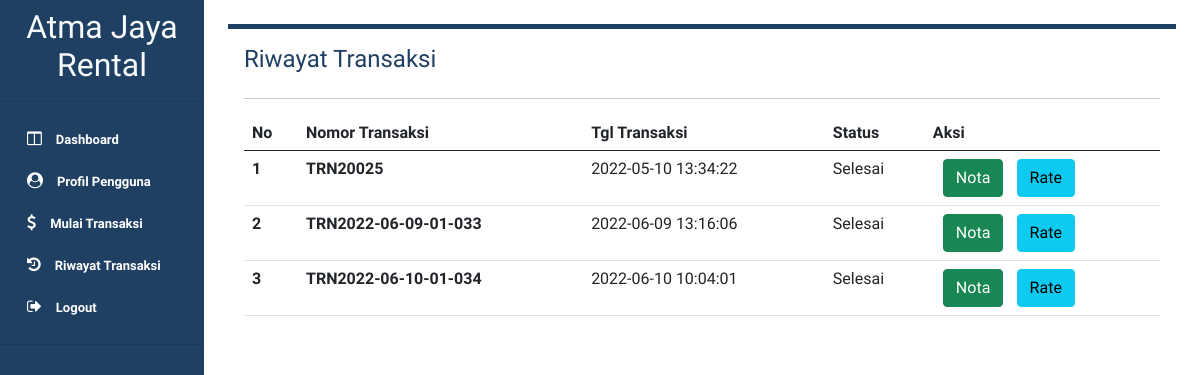
The app's page /page/listRiwayatTransaksiCustomerPage.php (signed in) with its own data.
### tables this page shows
CREATE TABLE `transaksi` (
  `NOMOR_TRANSAKSI` bigint(3) UNSIGNED ZEROFILL NOT NULL,
  `ID_CUSTOMER` bigint(3) UNSIGNED ZEROFILL NOT NULL,
  `ID_DRIVER` bigint(3) UNSIGNED ZEROFILL DEFAULT NULL,
  `ID_PEGAWAI` bigint(16) NOT NULL,
  `ID_PROMO` bigint(16) DEFAULT NULL,
  `ID_MOBIL` bigint(16) NOT NULL,
  `FORMAT_NOMOR_TRANSAKSI` varchar(40) DEFAULT NULL,
  `TANGGAL_TRANSAKSI` timestamp NULL DEFAULT NULL,
  `JENIS_TRANSAKSI` tinyint(1) DEFAULT NULL,
  `STATUS_TRANSAKSI` varchar(150) DEFAULT 'Menunggu Verifikasi Dari Customer Service',
  `TANGGAL_WAKTU_MULAI_SEWA` timestamp NULL DEFAULT NULL,
  `TANGGAL_WAKTU_SELESAI_SEWA` timestamp NULL DEFAULT NULL,
  `TANGGAL_WAKTU_PENGEMBALIAN` timestamp NULL DEFAULT NULL,
  `METODE_PEMBAYARAN` tinyint(1) DEFAULT NULL,
  `RATING_DRIVER` float DEFAULT NULL,
  `KOMENTAR_DRIVER` varchar(150) DEFAULT NULL,
  `RATING_RENTAL` float DEFAULT NULL,
  `KOMENTAR_RENTAL` varchar(150) DEFAULT NULL,
  `SUB_TOTAL_PEMBAYARAN` float DEFAULT NULL,
  `BIAYA_EKSTENSI_PEMBAYARAN` float DEFAULT NULL,
  `TOTAL_PEMBAYARAN` float DEFAULT NULL,
  `DISKON_PROMO_PEMBAYARAN` float DEFAULT NULL,
  `BUKTI_PEMBAYARAN` varchar(150) DEFAULT NULL
);

### page/listRiwayatTransaksiCustomerPage.php (the view, shortened to what this page needs)
<?php
    include '../component/sidebarCustomer.php'
?>
    <div class="container p-3 m-4 h-100" style="background-color: #FFFFFF; border-top: 5px solid #1f4063; boxshadow: 0 4px 8px 0 rgba(0, 0, 0, 0.2), 0 6px 20px 0 rgba(0, 0, 0, 0.19);" >
        <div class="title" style="justify-content: space-between; display: flex;">
            <h4 style="color: #1f4063;">Riwayat Transaksi</h4>
        </div>
        <hr>
            <table class="table">
            <thead>
                <tr>
                <th scope="col">No</th>
                <th scope="col">Nomor Transaksi</th>
                <th scope="col">Tgl Transaksi</th>
                <th scope="col">Status</th>
                <th scope="col">Aksi</th>
                </tr>
            </thead>
            <tbody>
                <?php
                include('../db.php');
                $user=$_SESSION['user'];
                $id_customer=$user[0];
                $query = mysqli_query($con, "SELECT format_nomor_transaksi, nomor_transaksi, tanggal_transaksi, status_transaksi, rating_driver, rating_rental, id_driver FROM transaksi where id_customer='$id_customer' AND (status_transaksi='Selesai' OR status_transaksi='Ditolak')") or die(mysqli_error($con));
                if(mysqli_num_rows($query) == 0) {
                    echo '<tr> <td colspan="7"> Tidak Ada Riwayat Transaksi </td> </tr>';
                }else{
                    $no = 1;
                    while($data = mysqli_fetch_array($query)){
                    echo'
                        <tr>
                            <th scope="row">'.$no.'</th>
                            <th scope="row">'.$data[0], $data[1].'</th>
                            <td>'.$data[2].'</td>
                            <td>'.$data[3].'</td>
                            <td>';
                                if($data[3]=='Selesai') {
                                    echo'
                                    <a href="./showNotaTransaksiCustomerPage.php?id='.$data[1].'">
                                        <button type="button" class="btn btn-success">Nota</button>
                                    </a>';
                                }else {
                                    echo '-';
                                }
                                if($data[3]=='Selesai' && $data[6]==NULL) {
                                    if($data[5]==NULL) {
                                        echo'
                                        <a href="./createRatingTransaksiPage.php?id='.$data[1].'&stats=0">
                                            <button type="button" class="btn btn-info">Rate</button>
                                        </a>';
                                    }
                                }else if($data[3]=='Selesai' && $data[6]!=NULL) {
                                    if($data[4]==NULL && $data[5]==NULL) {
                                        echo'
                                        <a href="./createRatingTransaksiPage.php?id='.$data[1].'&stats=1&id_driver='.$data[6].'">
                                            <button type="button" class="btn btn-info">Rate</button>
                                        </a>';
                                    }
                                }
                                echo '
                            </td>
                        </tr>';
                    $no++;
                    }
                }
            ?>
            </tbody>
            </table>
    </div>
    </aside>

### style.css (style rules this page uses)
* { font-family: 'Quicksand', sans-serif; }

### component/sidebarCustomer.php (style rules this page uses)
* { font-family: "Quicksand", sans-serif; }
a { padding-left: 10px; font-size: 13px; text-decoration: none; color: white; }

### records on screen
transaksi: FORMAT_NOMOR_TRANSAKSI "TRN20", NOMOR_TRANSAKSI "025", TANGGAL_TRANSAKSI "2022-05-10 13:34:22", STATUS_TRANSAKSI "Selesai"
transaksi: FORMAT_NOMOR_TRANSAKSI "TRN2022-06-09-01-", NOMOR_TRANSAKSI "033", TANGGAL_TRANSAKSI "2022-06-09 13:16:06", STATUS_TRANSAKSI "Selesai"
transaksi: FORMAT_NOMOR_TRANSAKSI "TRN2022-06-10-01-", NOMOR_TRANSAKSI "034", TANGGAL_TRANSAKSI "2022-06-10 10:04:01", STATUS_TRANSAKSI "Selesai"
